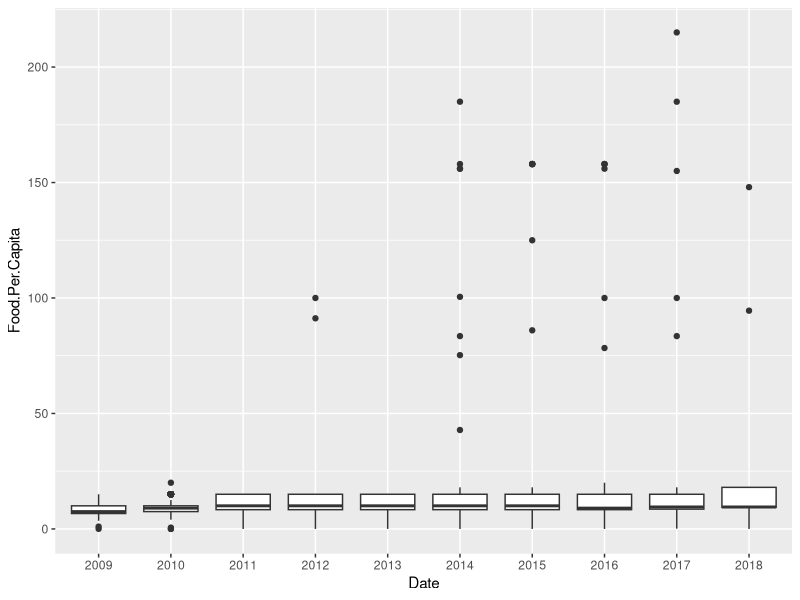
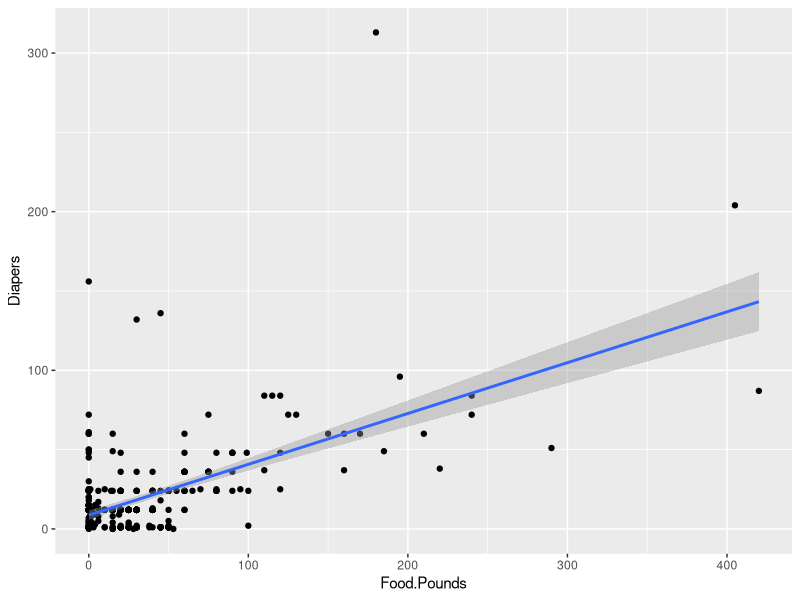
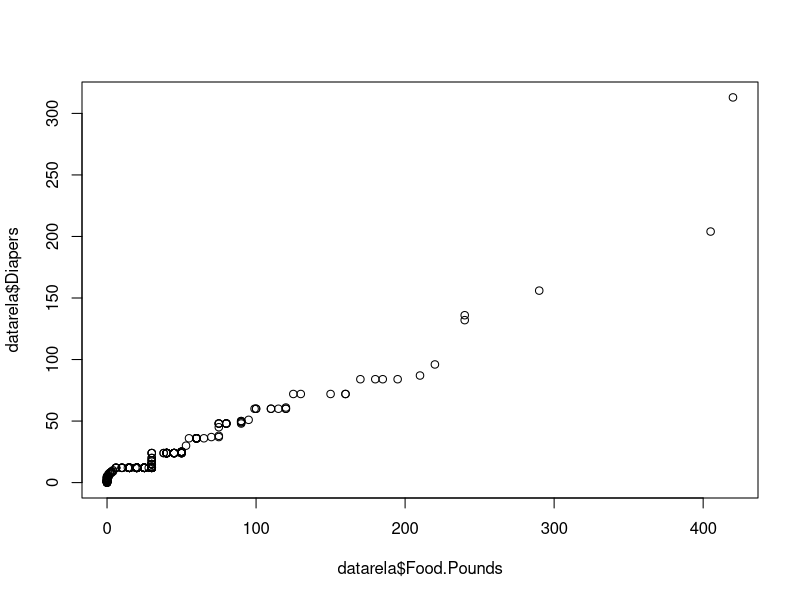

These figures' R source, in order:
## ---- chunk 1
library(tidyverse)
library(ggplot2)
setwd('/Users/caoyuru/Desktop/BIOS 611')
data = read.csv('UMD_Services_Provided_20190719.tsv',sep="\t")
data <- data[,-c(14,15,16,17,18)]
head(data)
## ---- chunk 2
data$Date<- as.Date(data$Date,format="%m/%d/%Y") 
data$Date <- format(as.Date(data$Date),"%Y") 
data$Food.Per.Capita <- data$Food.Pounds/data$Food.Provided.for
datafood <- na.omit(data[c("Date","Food.Per.Capita")])
## ---- chunk 3
ggplot(filter(datafood,Date>2008 & Date<2019 & Food.Per.Capita<500), aes(x=Date,y=Food.Per.Capita)) + 
  geom_boxplot()

## ---- chunk 4
datarela <- data[c("Client.File.Number","Food.Pounds","Diapers")] %>%
  na.omit() %>% 
  filter(Diapers<1000) %>% 
  group_by(Client.File.Number) %>% 
  summarise (Food.Pounds=sum(Food.Pounds),Diapers=sum(Diapers))
## ---- chunk 5
cor.test(datarela$Food.Pounds,datarela$Diapers,method="pearson")
ggplot(datarela, aes(x=Food.Pounds,y=Diapers)) + 
  geom_point() +
  geom_smooth(method=lm)
qqplot(datarela$Food.Pounds, datarela$Diapers) 
